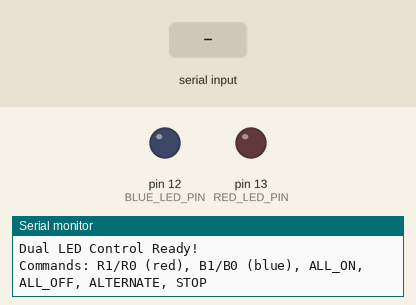
Simulated run of this sketch. Board: Arduino Uno, built with avr-gcc and run on an emulated ATmega328P. Shown: output pins drawn as LEDs (lit = HIGH), the last lines printed to the serial monitor. The inputs (shaded band) are chosen by the test bench.

Above: at 1.2 s.
1.3 s: "ALTERNATE\n" received over Serial
At 4.1 s:
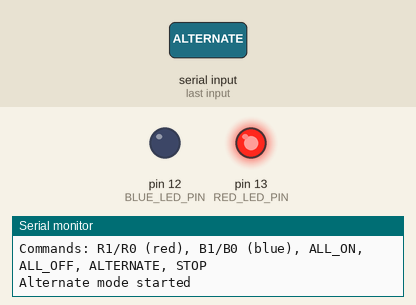
4.3 s: "STOP\n" received over Serial
At 5.4 s:
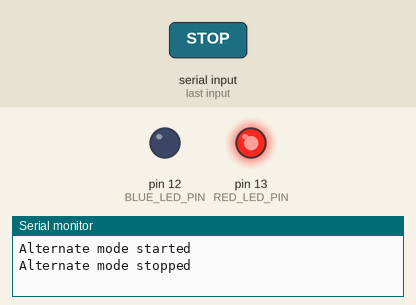
5.8 s: "B1\n" received over Serial
At 6.3 s:
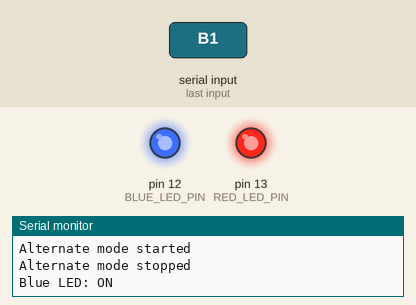
Timing chart, 0 to 8.8 s (numbered marks = the images above; inputs shaded):
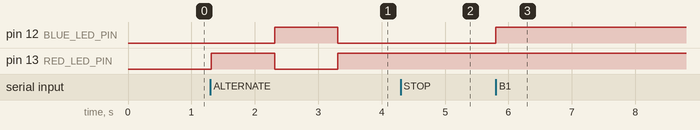

The sketch:

arduino_dual_led_control.ino
```cpp
/*
 * Arduino Dual LED Control via Serial
 *
 * Controls two LEDs via serial commands from computer
 * - Pin 13: LED 1 (e.g., Red LED)
 * - Pin 12: LED 2 (e.g., Blue LED)
 *
 * Commands:
 * - 'R1' : Turn Red LED (pin 13) ON
 * - 'R0' : Turn Red LED (pin 13) OFF
 * - 'B1' : Turn Blue LED (pin 12) ON
 * - 'B0' : Turn Blue LED (pin 12) OFF
 * - 'ALL_ON'  : Turn both LEDs ON
 * - 'ALL_OFF' : Turn both LEDs OFF
 * - 'ALTERNATE' : Alternate between red and blue (like your original code)
 * - 'STOP' : Stop alternating mode
 */

const int RED_LED_PIN = 13;   // Pin for red LED
const int BLUE_LED_PIN = 12;  // Pin for blue LED

bool redState = false;
bool blueState = false;
bool alternateMode = false;

void setup() {
  // Initialize serial communication
  Serial.begin(9600);

  // Set LED pins as output
  pinMode(RED_LED_PIN, OUTPUT);
  pinMode(BLUE_LED_PIN, OUTPUT);

  // Turn off both LEDs initially
  digitalWrite(RED_LED_PIN, LOW);
  digitalWrite(BLUE_LED_PIN, LOW);

  // Wait for serial connection
  while (!Serial) {
    ; // Wait for serial port to connect
  }

  Serial.println("Dual LED Control Ready!");
  Serial.println("Commands: R1/R0 (red), B1/B0 (blue), ALL_ON, ALL_OFF, ALTERNATE, STOP");
}

void loop() {
  // Handle alternate mode
  if (alternateMode) {
    digitalWrite(RED_LED_PIN, HIGH);
    digitalWrite(BLUE_LED_PIN, LOW);
    delay(1000);

    // Check for stop command during delay
    if (Serial.available() > 0) {
      String command = Serial.readStringUntil('\n');
      command.trim();
      if (command == "STOP") {
        alternateMode = false;
        Serial.println("Alternate mode stopped");
        return;
      }
    }

    digitalWrite(RED_LED_PIN, LOW);
    digitalWrite(BLUE_LED_PIN, HIGH);
    delay(1000);

    // Check again after second delay
    if (Serial.available() > 0) {
      String command = Serial.readStringUntil('\n');
      command.trim();
      if (command == "STOP") {
        alternateMode = false;
        Serial.println("Alternate mode stopped");
        return;
      }
    }
    return; // Skip normal command processing while alternating
  }

  // Check for serial commands
  if (Serial.available() > 0) {
    String command = Serial.readStringUntil('\n');
    command.trim();

    // Red LED commands
    if (command == "R1") {
      digitalWrite(RED_LED_PIN, HIGH);
      redState = true;
      Serial.println("Red LED: ON");

    } else if (command == "R0") {
      digitalWrite(RED_LED_PIN, LOW);
      redState = false;
      Serial.println("Red LED: OFF");

    // Blue LED commands
    } else if (command == "B1") {
      digitalWrite(BLUE_LED_PIN, HIGH);
      blueState = true;
      Serial.println("Blue LED: ON");

    } else if (command == "B0") {
      digitalWrite(BLUE_LED_PIN, LOW);
      blueState = false;
      Serial.println("Blue LED: OFF");

    // Both LEDs
    } else if (command == "ALL_ON") {
      digitalWrite(RED_LED_PIN, HIGH);
      digitalWrite(BLUE_LED_PIN, HIGH);
      redState = true;
      blueState = true;
      Serial.println("Both LEDs: ON");

    } else if (command == "ALL_OFF") {
      digitalWrite(RED_LED_PIN, LOW);
      digitalWrite(BLUE_LED_PIN, LOW);
      redState = false;
      blueState = false;
      Serial.println("Both LEDs: OFF");

    // Alternate mode
    } else if (command == "ALTERNATE") {
      alternateMode = true;
      Serial.println("Alternate mode started");

    } else if (command == "STOP") {
      alternateMode = false;
      Serial.println("Already stopped");

    } else {
      Serial.print("Unknown command: ");
      Serial.println(command);
    }
  }
}
```

Measured:
- after the input at 1.3 s, pin 12 (BLUE_LED_PIN): LOW → HIGH after 1.0 s, → LOW 1.0 s later; pin 13 (RED_LED_PIN): LOW → HIGH at once, → LOW 1.0 s later, → HIGH 1.0 s later
- after the input at 4.3 s, pin 12 (BLUE_LED_PIN): stays LOW (without the input it goes to HIGH after 0.01 s); pin 13 (RED_LED_PIN): stays HIGH (without the input it goes to LOW after 0.01 s)
- after the input at 5.8 s, pin 12 (BLUE_LED_PIN): LOW → HIGH at once
